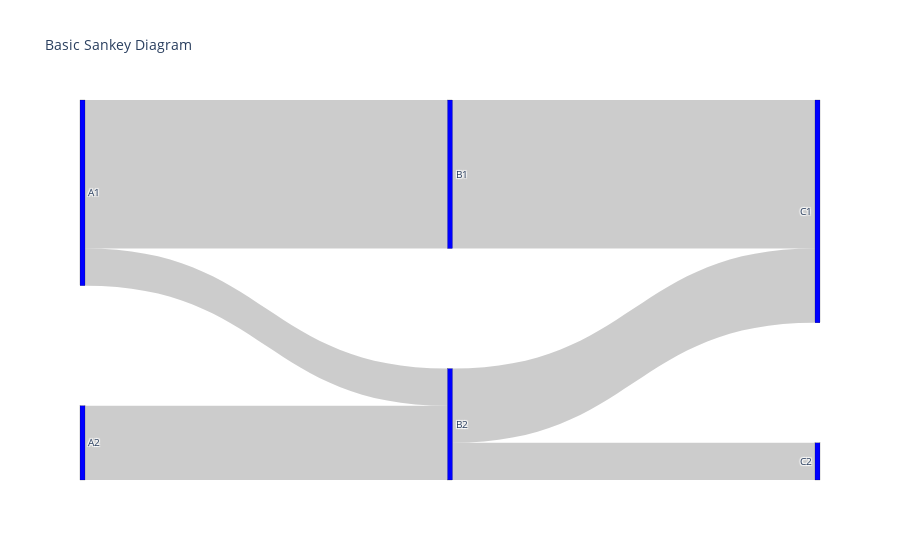

Here is the notebook cell this chart was saved with:
### Code cell
import plotly.graph_objects as go

fig = go.Figure(data=[go.Sankey(
    node = dict(
      pad = 120,
      thickness = 5,
      line = dict(color = "black", width = 0.2),
      label = ["A1", "A2", "B1", "B2", "C1", "C2"],
      color = "blue"
    ),
    link = dict(
      source = [0, 1, 0, 2, 3, 3], # indices correspond to labels, eg A1, A2, A1, B1, ...
      target = [2, 3, 3, 4, 4, 5],
      value = [8, 4, 2, 8, 4, 2]
  ))])

fig.update_layout(title_text="Basic Sankey Diagram", font_size=10)
fig.show()

### Figure 1 — Plotly figure (JSON) as saved in the notebook; plotly's stock layout.template omitted (floating-point values rounded to 4 significant figures)
{"data": [{"link": {"source": [0, 1, 0, 2, 3, 3], "target": [2, 3, 3, 4, 4, 5], "value": [8, 4, 2, 8, 4, 2]}, "node": {"color": "blue", "label": ["A1", "A2", "B1", "B2", "C1", "C2"], "line": {"color": "black", "width": 0.2}, "pad": 120, "thickness": 5}, "type": "sankey"}], "layout": {"font": {"size": 10}, "title": {"text": "Basic Sankey Diagram"}}}
